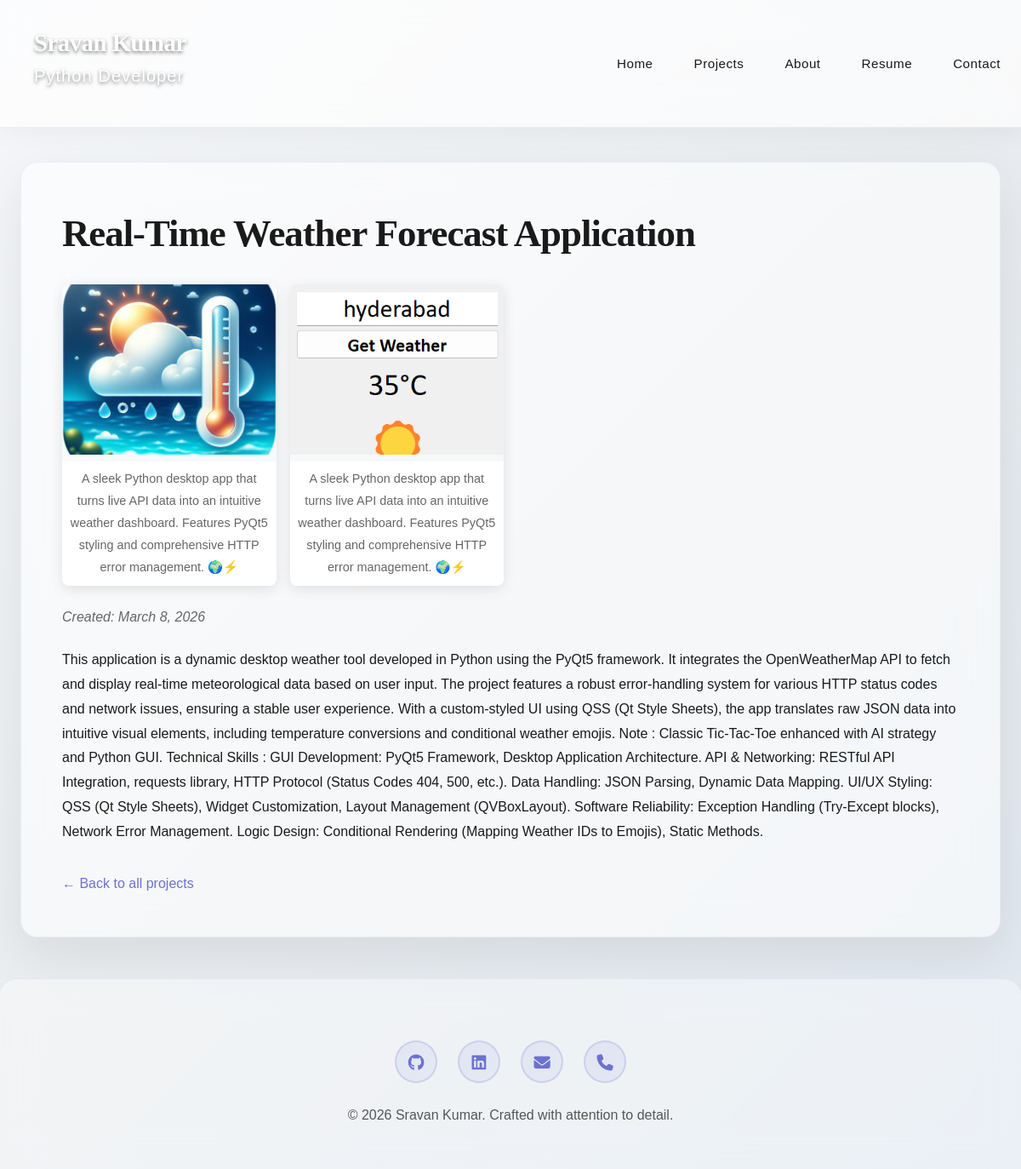
/projects/3/, run on the app's committed database.
### projects/models.py (models this page shows, shortened)
class Project(models.Model):
    title = models.CharField(max_length=200)
    description = models.TextField(blank=True)
    image = models.ImageField(upload_to='projects/', blank=True, null=True)
    created = models.DateTimeField(auto_now_add=True)

class ProjectImage(models.Model):
    project = models.ForeignKey(Project, related_name='images', on_delete=models.CASCADE)
    image = models.ImageField(upload_to='projects/gallery/')
    caption = models.CharField(max_length=200, blank=True)
    uploaded = models.DateTimeField(auto_now_add=True)

### projects/views.py (the view)
# urls.py: path('projects/<int:pk>/', views.ProjectDetailView.as_view(), name='detail'),
class ProjectDetailView(DetailView):
    model = Project
    context_object_name = 'project'
    template_name = 'projects/project_detail.html'

### projects/templates/projects/project_detail.html (shortened to what this page needs)
{% extends "projects/base.html" %}
{% block content %}
<h1>{{ project.title }}</h1>
{% if project.images.all %}
    <div class="project-gallery">
        {% for image in project.images.all %}
            <div class="gallery-item">
                <img src="{{ image.image.url }}" alt="{{ image.caption|default:project.title }}">
                {% if image.caption %}
                    <p class="image-caption">{{ image.caption }}</p>
                {% endif %}
            </div>
        {% endfor %}
    </div>
{% elif project.image %}
    <img src="{{ project.image.url }}" alt="{{ project.title }}" style="max-width: 100%; height: auto; margin: 1.5rem 0; border-radius: 8px;">
{% endif %}
<div style="color: #666; margin-bottom: 1.5rem;">
    <em>Created: {{ project.created|date:"F j, Y" }}</em>
</div>
<div style="line-height: 1.8; margin-bottom: 2rem;">
    {{ project.description }}
</div>
<p><a href="{% url 'projects:list' %}">← Back to all projects</a></p>
{% endblock %}

### projects/templates/projects/base.html (style rules this page uses)
* { margin: 0; padding: 0; box-sizing: border-box; }
body { font-family: 'Poppins', sans-serif; line-height: 1.6; color: #1a1a1a; background: linear-gradient(135deg, #f5f7fa 0%, #e9ecef 50%, #dfe7f0 100%); min-height: 100vh; position: relative; overflow-x: hidden; }
body::before { content: ''; position: fixed; top: 0; left: 0; width: 200px; height: 200px; background: radial-gradient(circle, rgba(107, 114, 207, 0.3) 0%, transparent 70%); border-radius: 50%; pointer-events: none; z-index: 999; display: none; }
.container > * { position: relative; z-index: 1; }
h1 { font-family: 'Playfair Display', serif; color: #1a1a1a; margin-bottom: 1rem; font-size: 2.8rem; font-weight: 700; letter-spacing: -1px; }
a { color: #6b72cf; text-decoration: none; transition: all 0.3s ease; position: relative; }
.project-gallery { display: grid; grid-template-columns: repeat(auto-fill, minmax(250px, 1fr)); gap: 1rem; margin: 1.5rem 0; }
.gallery-item { border-radius: 8px; overflow: hidden; box-shadow: 0 4px 15px rgba(0, 0, 0, 0.1); transition: transform 0.3s ease; }
.gallery-item img { width: 100%; height: 200px; object-fit: cover; }
.image-caption { padding: 0.5rem; background: rgba(255, 255, 255, 0.9); font-size: 0.9rem; color: #666; text-align: center; }
p { color: #555; line-height: 1.8; }

### data on the page
Project: title "Real-Time Weather Forecast Application", created "March 8, 2026", description "This application is a dynamic desktop weather tool developed in Python using the PyQt5 framework. It integrates the OpenWeatherMap API to fetch and display real-time meteorological data based on user input. The project features a robust error-handling system for various HTTP status codes and network issues, ensuring a stable user experience. With a custom-styled UI using QSS (Qt Style Sheets), the app translates raw JSON data into intuitive visual elements, including temperature conversions and conditional weather emojis. Note : Classic Tic-Tac-Toe enhanced with AI strategy and Python GUI. Technical Skills : GUI Development: PyQt5 Framework, Desktop Application Architecture. API &…"
ProjectImage: image (picture), caption "A sleek Python desktop app that turns live API data into an intuitive weather dashboard. Features PyQt5 styling and comprehensive HTTP error management. 🌍⚡"
ProjectImage: image (picture), caption "A sleek Python desktop app that turns live API data into an intuitive weather dashboard. Features PyQt5 styling and comprehensive HTTP error management. 🌍⚡"
